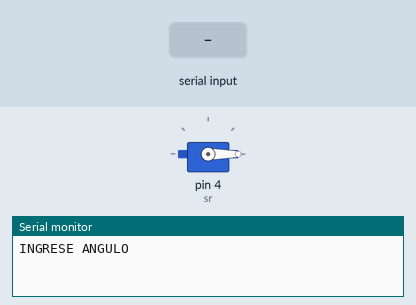
The sketch below on a simulated Arduino Uno, built with avr-gcc and run on an emulated ATmega328P. On the bench: servo, the last lines printed to the serial monitor. Inputs (shaded band) come from the test bench.

Above: at 1.2 s.
1.3 s: "90,45\n" received over Serial
At 2.6 s:
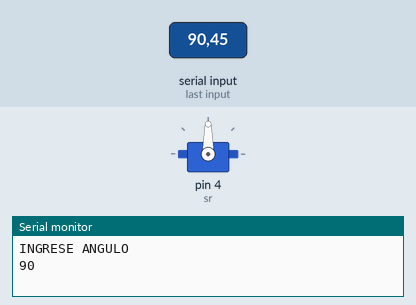
5.8 s: "30,150\n" received over Serial
At 8.4 s:
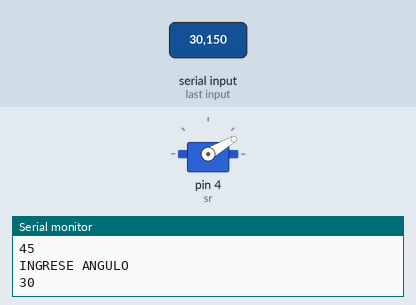
14.8 s: "90\n" received over Serial
At 18.4 s:
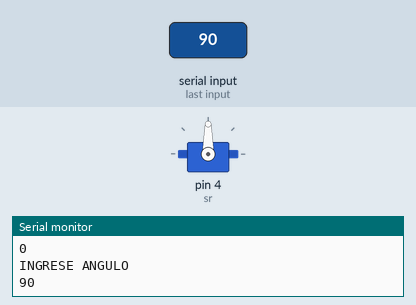
Timing chart, 0 to 21.8 s (numbered marks = the images above; inputs shaded):
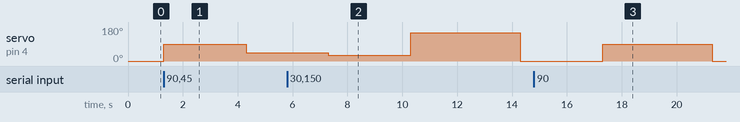

The sketch:

Mservo.ino
```cpp
#include <Servo.h>
Servo sr;
int pos=0;
void setup() {
  Serial.begin(9600);
  sr.attach(4);//PIN DONDE ESTA CONECTADO EL SERVO
  sr.write(0);//POSICION DEL SERVO, 0-180
}

void loop() {
  Serial.println("INGRESE ANGULO");
  while(Serial.available()==0);
  pos= Serial.parseInt();

  if(pos>=0 && pos<=180)
  {
   Serial.println(pos);
   sr.write(pos);
   delay(3000);
   }
   else
   {
    Serial.println("ERROR");
   }

}
```

Measured:
- after the input at 1.3 s, servo on pin 4 (sr): 0° → 90° at once, → 45° 3.0 s later
- after the input at 5.8 s, servo on pin 4 (sr): 45° → 30° after 1.5 s, → 150° 3.0 s later, → 0° 4.0 s later
- after the input at 14.8 s, servo on pin 4 (sr): 0° → 90° after 2.5 s, → 0° 4.0 s later
